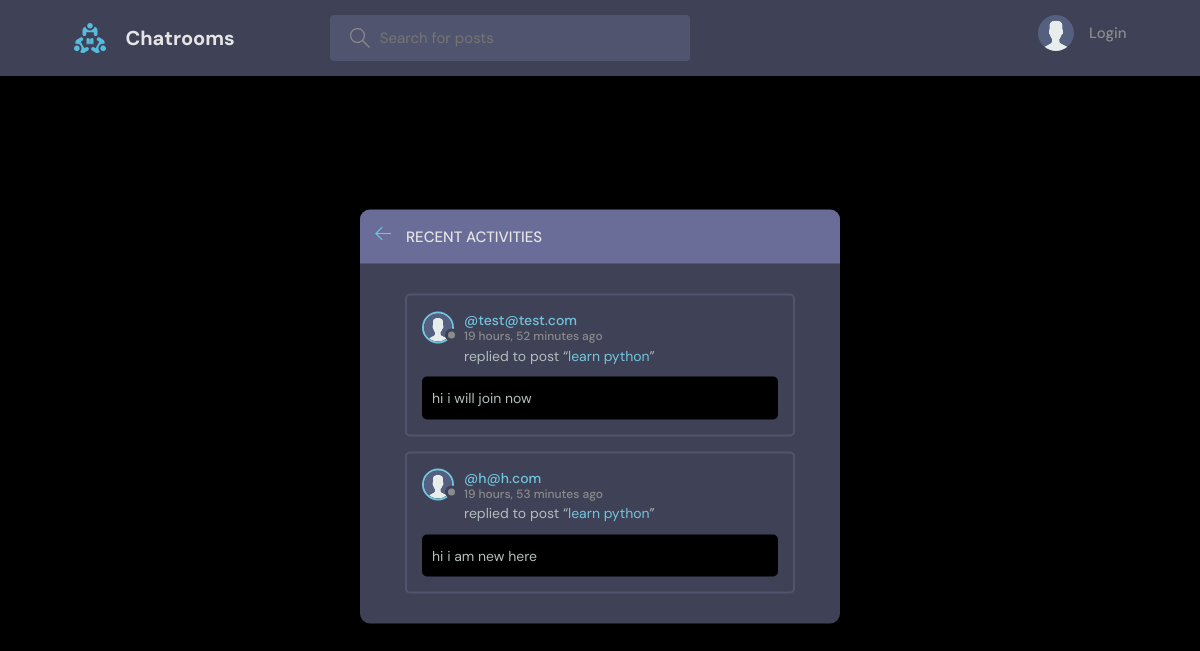
The page /activity/ on the database its author committed.
### main/models.py (models this page shows, shortened)
class Message(models.Model):
    user = models.ForeignKey(User, on_delete=models.CASCADE)
    room = models.ForeignKey(Room, on_delete=models.CASCADE)
    body = models.TextField()
    updated = models.DateTimeField(auto_now=True)
    created = models.DateTimeField(auto_now_add=True)
    class Meta:
        ordering = ['-updated', '-created']

class User(AbstractUser):
    name = models.CharField(max_length=200, null=True)
    email = models.EmailField(unique=True, null=True)
    bio = models.TextField(null=True)
    avatar = models.ImageField(null=True, default="avatar.svg")
    USERNAME_FIELD = 'email'
    REQUIRED_FIELDS = []

class Room(models.Model):
    host = models.ForeignKey(User, on_delete=models.SET_NULL, null=True)
    topic = models.ForeignKey(Topic, on_delete=models.SET_NULL, null=True)
    name = models.CharField(max_length=200)
    description = models.TextField(null=True, blank=True)
    participants = models.ManyToManyField(
        User, related_name='participants', blank=True)
    updated = models.DateTimeField(auto_now=True)
    created = models.DateTimeField(auto_now_add=True)
    class Meta:
        ordering = ['-updated', '-created']
    def __str__(self):
        return self.name

### main/views.py (the view)
# urls.py: path('activity/', views.activityPage, name="activity"),
def activityPage(request):
    room_messages = Message.objects.all()
    return render(request, 'main/activity.html', {'room_messages': room_messages})

### main/templates/main/activity.html (shortened to what this page needs)
{% extends 'main.html' %}
{% block content %}
<main class="layout">
  <div class="container">
    <div class="layout__box">
      <div class="layout__boxHeader">
        <div class="layout__boxTitle">
          <a href="{% url 'home' %}">
            <svg version="1.1" xmlns="http://www.w3.org/2000/svg" width="32" height="32" viewBox="0 0 32 32">
              <title>arrow-left</title>
              <path
                d="M13.723 2.286l-13.723 13.714 13.719 13.714 1.616-1.611-10.96-10.96h27.625v-2.286h-27.625l10.965-10.965-1.616-1.607z">
              </path>
              </path>
            </svg>
          </a>
          <h3>Recent Activities</h3>
        </div>
      </div>
      <div class="activities-page layout__body">
        {% for message in room_messages %}
        <div class="activities__box">
          <div class="activities__boxHeader roomListRoom__header">
            <a href="{% url 'user-profile' message.user.id %}" class="roomListRoom__author">
              <div class="avatar avatar--small">
                <img src="{{message.user.avatar.url}}" />
              </div>
              <p>
                @{{message.user}}
                <span>{{message.created|timesince}} ago</span>
              </p>
            </a>
          </div>
          <div class="activities__boxContent">
            <p>replied to post “<a href="{% url 'room' message.room.id %}">{{message.room}}</a>”</p>
            <div class="activities__boxRoomContent">
              {{message.body}}
            </div>
          </div>
        </div>
        {% endfor %}
      </div>
    </div>
  </div>
</main>
{% endblock content %}

### static/styles/style.css (style rules this page uses)
:root { --color-main: #71c6dd; --color-main-light: #e1f6fb; --color-dark: #3f4156; --color-dark-medium: #51546e; --color-dark-light: #696d97; --color-light: #e5e5e5; --color-gray: #8b8b8b; --color-light-gray: #b2bdbd; --color-bg: #000000; --color-success: #5dd693; --color-error: #fc4b0b; }
* { font-family: "DM Sans", -apple-system, BlinkMacSystemFont, "Segoe UI", Roboto, Oxygen, Ubuntu, Cantarell, "Open Sans", "Helvetica Neue", sans-serif; margin: 0; padding: 0; box-sizing: border-box; text-rendering: optimizeLegibility; font-size: inherit; }
html { font-size: 56.25%; }
@media only screen and (min-width: 1200px) { html { font-size: 62.5%; } }
body { line-height: 1.6; font-weight: 400; font-size: 1.5rem; color: var(--color-light-gray); background-color: var(--color-bg); min-height: 100vh; }
img { width: 100%; }
a { display: inline-block; color: var(--color-main); text-decoration: none; }
.container { max-width: 120rem; width: 90%; margin: auto; }
.avatar { position: relative; display: inline-block; border-radius: 50%; border: 2px solid var(--color-main); }
.avatar img { display: block; border-radius: 50%; object-fit: cover; object-position: center; }
.avatar::after { content: ""; display: block; position: absolute; background-color: var(--color-gray); z-index: 111; border-radius: 50%; border: 0.3rem solid var(--color-dark); }
.avatar.avatar--small img { width: 2.8rem; height: 2.8rem; }
.avatar.avatar--small:after { width: 0.7rem; height: 0.7rem; bottom: 0px; right: -6px; }
.layout { margin-top: 2.4rem; }
.layout > .container { display: flex; justify-content: space-between; align-items: flex-start; }
.layout__box { width: 90%; max-width: 48rem; min-height: 40rem; position: absolute; top: 50%; left: 50%; transform: translate(-50%, -46%); background-color: var(--color-dark); border-radius: 1rem; box-shadow: 1px 1px 6px 3px rgba(0, 0, 0, 0.1); overflow: hidden; }
.layout__boxHeader { display: flex; padding: 1.5rem; background-color: var(--color-dark-light); }
.layout__boxTitle { display: flex; gap: 1.5rem; align-items: center; }
.layout__boxTitle h3 { text-transform: uppercase; font-weight: 500; color: var(--color-light); }
.layout__boxTitle svg { width: 1.6rem; height: 1.6rem; fill: var(--color-main); }
.layout__body { margin: 3rem; }
.roomListRoom__header { display: flex; justify-content: space-between; align-items: center; }
.roomListRoom__author { font-weight: 500; display: flex; align-items: center; gap: 1rem; }
.activities__box { margin: 1.5rem; padding: 1.5rem; border: 2px solid var(--color-dark-medium); border-radius: 5px; }
.activities__boxHeader p { font-size: 1.4rem; line-height: 1.3; }
.activities__boxHeader p span { color: var(--color-gray); font-size: 1.2rem; display: block; }
.activities__boxContent { margin-left: 4.2rem; }
.activities__boxContent { font-size: 1.4rem; }
.activities__boxRoomContent { background: var(--color-bg); padding: 1rem; border-radius: 5px; margin-top: 1rem; margin-left: -4.2rem; }

### rows shown on the page
Message: user.avatar (placeholder picture), user "test@test.com", created "19 hours, 52 minutes", room "learn python", body "hi i will join now"
Message: user.avatar (placeholder picture), user "h@h.com", created "19 hours, 53 minutes", room "learn python", body "hi i am new here"
